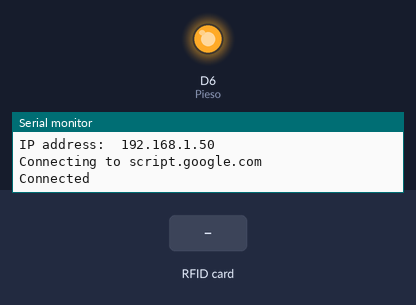
The sketch below on a simulated ESP8266 (NodeMCU). On the bench: output pins drawn as LEDs (lit = HIGH), the last lines printed to the serial monitor. Inputs (shaded band) come from the test bench. WiFi joins after 1.5 s; servers stay silent unless stated.

Above: at 3.5 s.
3.6 s: RFID card 5E 7A 19 C4 held to the reader
At 5.2 s:
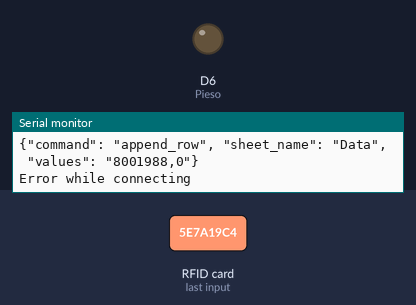
Timing chart, 0 to 8.5 s (numbered marks = the images above; inputs shaded):
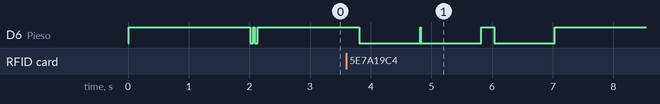

Measured:
- after the input at 3.6 s, D6 (Pieso): goes LOW 1.0 s, HIGH 0.01 s, LOW 1.0 s, HIGH 0.21 s, LOW 1.0 s, then HIGH, starting after 0.21 s

The sketch:

Arduino.ino
```cpp
// Example Arduino/ESP8266 code to upload data to Google Sheets when a button is pressed
// Follow setup instructions found here:
// https://github.com/StorageB/Google-Sheets-Logging
// reddit: u/StorageB107
// email: StorageUnitB@gmail.com


#include <Arduino.h>
#include <ESP8266WiFi.h>
#include "HTTPSRedirect.h"
#include <Wiegand.h>
WIEGAND wg;

// Enter network credentials:
const char* ssid     = "Chez Bob et Choux";
const char* password = "123Qwerty!";

// Enter Google Script Deployment ID:
const char *GScriptId = "AKfycbya7jbH_t8dQGUlZVRRynW1Mx7uR5dvVYliX4dkmCDL3OpGXjHv9zgq4IzPHPogu2GH";

// Enter command (insert_row or append_row) and your Google Sheets sheet name (default is Sheet1):
String payload_base =  "{\"command\": \"append_row\", \"sheet_name\": \"Data\", \"values\": ";
String payload = "";
//script.google.com/macros/s/AKfycbya7jbH_t8dQGUlZVRRynW1Mx7uR5dvVYliX4dkmCDL3OpGXjHv9zgq4IzPHPogu2GH/exec
// Google Sheets setup (do not edit)
const char* host = "script.google.com";
const int httpsPort = 443;
const char* fingerprint = "";
String url = String("/macros/s/") + GScriptId + "/exec";
HTTPSRedirect* client = nullptr;

// Declare variables that will be published to Google Sheets
int value0 = 0;
int value1 = 0;
//int value2 = 0;
// Declare variables that will keep track of whether or not the data has been published
bool data_published = false;
int error_count = 0;
int Pieso = D6;

void setup() {

  Serial.begin(115200);
  delay(10);
  Serial.println('\n');

  wg.begin(D1,D2);
  pinMode(Pieso,OUTPUT);
  digitalWrite(Pieso, HIGH);
  // Connect to WiFi
  WiFi.begin(ssid, password);
  Serial.print("Connecting to ");
  Serial.print(ssid); Serial.println(" ...");

  while (WiFi.status() != WL_CONNECTED) {
    delay(2000);
    Serial.print(".");
     digitalWrite(Pieso, LOW);
     delay(50);
     digitalWrite(Pieso, HIGH);
     delay(25);
     digitalWrite(Pieso, LOW);
     delay(50);
     digitalWrite(Pieso, HIGH);
  }
  Serial.println('\n');
  Serial.println("Connection established!");
  Serial.print("IP address:\t");
  Serial.println(WiFi.localIP());

  // Use HTTPSRedirect class to create a new TLS connection
  client = new HTTPSRedirect(httpsPort);
  client->setInsecure();
  client->setPrintResponseBody(true);
  client->setContentTypeHeader("application/json");

  Serial.print("Connecting to ");
  Serial.println(host);

  // Try to connect for a maximum of 5 times
  bool flag = false;
  for (int i=0; i<5; i++){
    int retval = client->connect(host, httpsPort);
    if (retval == 1){
       flag = true;
       Serial.println("Connected");
       break;
    }
    else
      Serial.println("Connection failed. Retrying...");
  }
  if (!flag){
    Serial.print("Could not connect to server: ");
    Serial.println(host);
    return;
  }
  delete client;    // delete HTTPSRedirect object
  client = nullptr; // delete HTTPSRedirect object
}


void loop() {
  while (WiFi.status() != WL_CONNECTED) {
    delay(2000);
    Serial.print(".");
     digitalWrite(Pieso, LOW);
     delay(50);
     digitalWrite(Pieso, HIGH);
     delay(25);
     digitalWrite(Pieso, LOW);
     delay(50);
     digitalWrite(Pieso, HIGH);
  }

    if(wg.available())
  {
    //Serial.print("Wiegand HEX = ");
    //Serial.print(wg.getCode(),HEX);
    //Serial.print(", DECIMAL = ");
    //Serial.print(wg.getCode());
    //Serial.print(", Type W");
    //Serial.println(wg.getWiegandType());
    value0 = wg.getCode();

    // before attempting to publish to Google Sheets, set the data_published variable to false and error_count to 0
    data_published = false;
    error_count = 0;

    // the while loop will attempt to publish data up to 3 times
    while(data_published == false && error_count < 3){

      static bool flag = false;
      if (!flag){
        client = new HTTPSRedirect(httpsPort);
        client->setInsecure();
        flag = true;
        client->setPrintResponseBody(true);
        client->setContentTypeHeader("application/json");
      }
      if (client != nullptr){
        if (!client->connected()){
          client->connect(host, httpsPort);
        }
      }
      else{
        Serial.println("Error creating client object!");
      }

      // Create json object string to send to Google Sheets
      payload = payload_base + "\"" + value0 +  "," + value1 + "\"}"; //"," + value2 + "\"}";
      Serial.println(url);
      Serial.println(host);
      Serial.println(payload);
      // Publish data to Google Sheets
      //Serial.println("Publishing data...");
      //Serial.println(payload);

      if(client->POST(url, host, payload)){
        data_published = true;
       digitalWrite(Pieso, LOW);
       delay(100);
       digitalWrite(Pieso, HIGH);
       delay(100);
       digitalWrite(Pieso, LOW);
       delay(100);
       digitalWrite(Pieso, HIGH);
      }
      else{
       // do stuff here if publish was not successful
       Serial.println("Error while connecting");

       digitalWrite(Pieso, LOW);
       delay(1000);
       digitalWrite(Pieso, HIGH);
       error_count++;
      }
      yield();
    }
  }
}
```
